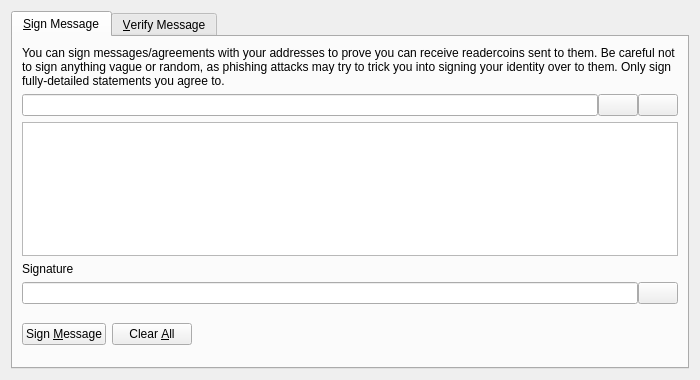
<?xml version="1.0" encoding="UTF-8"?>
<ui version="4.0">
 <class>SignVerifyMessageDialog</class>
 <widget class="QDialog" name="SignVerifyMessageDialog">
  <property name="geometry">
   <rect>
    <x>0</x>
    <y>0</y>
    <width>700</width>
    <height>380</height>
   </rect>
  </property>
  <property name="windowTitle">
   <string>Signatures - Sign / Verify a Message</string>
  </property>
  <property name="modal">
   <bool>true</bool>
  </property>
  <layout class="QVBoxLayout" name="verticalLayout">
   <item>
    <widget class="QTabWidget" name="tabWidget">
     <property name="currentIndex">
      <number>0</number>
     </property>
     <widget class="QWidget" name="tabSignMessage">
      <attribute name="title">
       <string>&amp;Sign Message</string>
      </attribute>
      <layout class="QVBoxLayout" name="verticalLayout_SM">
       <item>
        <widget class="QLabel" name="infoLabel_SM">
         <property name="text">
          <string>You can sign messages/agreements with your addresses to prove you can receive readercoins sent to them. Be careful not to sign anything vague or random, as phishing attacks may try to trick you into signing your identity over to them. Only sign fully-detailed statements you agree to.</string>
         </property>
         <property name="textFormat">
          <enum>Qt::PlainText</enum>
         </property>
         <property name="wordWrap">
          <bool>true</bool>
         </property>
        </widget>
       </item>
       <item>
        <layout class="QHBoxLayout" name="horizontalLayout_1_SM">
         <property name="spacing">
          <number>0</number>
         </property>
         <item>
          <widget class="QValidatedLineEdit" name="addressIn_SM">
           <property name="toolTip">
            <string>The Readercoin address to sign the message with</string>
           </property>
          </widget>
         </item>
         <item>
          <widget class="QPushButton" name="addressBookButton_SM">
           <property name="toolTip">
            <string>Choose previously used address</string>
           </property>
           <property name="text">
            <string/>
           </property>
           <property name="icon">
            <iconset resource="../readercoin.qrc">
             <normaloff>:/icons/address-book</normaloff>:/icons/address-book</iconset>
           </property>
           <property name="shortcut">
            <string>Alt+A</string>
           </property>
           <property name="autoDefault">
            <bool>false</bool>
           </property>
          </widget>
         </item>
         <item>
          <widget class="QPushButton" name="pasteButton_SM">
           <property name="toolTip">
            <string>Paste address from clipboard</string>
           </property>
           <property name="text">
            <string/>
           </property>
           <property name="icon">
            <iconset resource="../readercoin.qrc">
             <normaloff>:/icons/editpaste</normaloff>:/icons/editpaste</iconset>
           </property>
           <property name="shortcut">
            <string>Alt+P</string>
           </property>
           <property name="autoDefault">
            <bool>false</bool>
           </property>
          </widget>
         </item>
        </layout>
       </item>
       <item>
        <widget class="QPlainTextEdit" name="messageIn_SM">
         <property name="toolTip">
          <string>Enter the message you want to sign here</string>
         </property>
        </widget>
       </item>
       <item>
        <widget class="QLabel" name="signatureLabel_SM">
         <property name="text">
          <string>Signature</string>
         </property>
         <property name="textFormat">
          <enum>Qt::PlainText</enum>
         </property>
        </widget>
       </item>
       <item>
        <layout class="QHBoxLayout" name="horizontalLayout_2_SM">
         <property name="spacing">
          <number>0</number>
         </property>
         <item>
          <widget class="QLineEdit" name="signatureOut_SM">
           <property name="font">
            <font>
             <italic>true</italic>
            </font>
           </property>
           <property name="readOnly">
            <bool>true</bool>
           </property>
          </widget>
         </item>
         <item>
          <widget class="QPushButton" name="copySignatureButton_SM">
           <property name="toolTip">
            <string>Copy the current signature to the system clipboard</string>
           </property>
           <property name="text">
            <string/>
           </property>
           <property name="icon">
            <iconset resource="../readercoin.qrc">
             <normaloff>:/icons/editcopy</normaloff>:/icons/editcopy</iconset>
           </property>
           <property name="autoDefault">
            <bool>false</bool>
           </property>
          </widget>
         </item>
        </layout>
       </item>
       <item>
        <layout class="QHBoxLayout" name="horizontalLayout_3_SM">
         <item>
          <widget class="QPushButton" name="signMessageButton_SM">
           <property name="toolTip">
            <string>Sign the message to prove you own this Readercoin address</string>
           </property>
           <property name="text">
            <string>Sign &amp;Message</string>
           </property>
           <property name="icon">
            <iconset resource="../readercoin.qrc">
             <normaloff>:/icons/edit</normaloff>:/icons/edit</iconset>
           </property>
           <property name="autoDefault">
            <bool>false</bool>
           </property>
          </widget>
         </item>
         <item>
          <widget class="QPushButton" name="clearButton_SM">
           <property name="toolTip">
            <string>Reset all sign message fields</string>
           </property>
           <property name="text">
            <string>Clear &amp;All</string>
           </property>
           <property name="icon">
            <iconset resource="../readercoin.qrc">
             <normaloff>:/icons/remove</normaloff>:/icons/remove</iconset>
           </property>
           <property name="autoDefault">
            <bool>false</bool>
           </property>
          </widget>
         </item>
         <item>
          <spacer name="horizontalSpacer_1_SM">
           <property name="orientation">
            <enum>Qt::Horizontal</enum>
           </property>
           <property name="sizeHint" stdset="0">
            <size>
             <width>40</width>
             <height>48</height>
            </size>
           </property>
          </spacer>
         </item>
         <item>
          <widget class="QLabel" name="statusLabel_SM">
           <property name="font">
            <font>
             <weight>75</weight>
             <bold>true</bold>
            </font>
           </property>
           <property name="text">
            <string/>
           </property>
           <property name="wordWrap">
            <bool>true</bool>
           </property>
          </widget>
         </item>
         <item>
          <spacer name="horizontalSpacer_2_SM">
           <property name="orientation">
            <enum>Qt::Horizontal</enum>
           </property>
           <property name="sizeHint" stdset="0">
            <size>
             <width>40</width>
             <height>48</height>
            </size>
           </property>
          </spacer>
         </item>
        </layout>
       </item>
      </layout>
     </widget>
     <widget class="QWidget" name="tabVerifyMessage">
      <attribute name="title">
       <string>&amp;Verify Message</string>
      </attribute>
      <layout class="QVBoxLayout" name="verticalLayout_VM">
       <item>
        <widget class="QLabel" name="infoLabel_VM">
         <property name="text">
          <string>Enter the receiver's address, message (ensure you copy line breaks, spaces, tabs, etc. exactly) and signature below to verify the message. Be careful not to read more into the signature than what is in the signed message itself, to avoid being tricked by a man-in-the-middle attack. Note that this only proves the signing party receives with the address, it cannot prove sendership of any transaction!</string>
         </property>
         <property name="textFormat">
          <enum>Qt::PlainText</enum>
         </property>
         <property name="alignment">
          <set>Qt::AlignLeading|Qt::AlignLeft|Qt::AlignTop</set>
         </property>
         <property name="wordWrap">
          <bool>true</bool>
         </property>
        </widget>
       </item>
       <item>
        <layout class="QHBoxLayout" name="horizontalLayout_1_VM">
         <property name="spacing">
          <number>0</number>
         </property>
         <item>
          <widget class="QValidatedLineEdit" name="addressIn_VM">
           <property name="toolTip">
            <string>The Readercoin address the message was signed with</string>
           </property>
          </widget>
         </item>
         <item>
          <widget class="QPushButton" name="addressBookButton_VM">
           <property name="toolTip">
            <string>Choose previously used address</string>
           </property>
           <property name="text">
            <string/>
           </property>
           <property name="icon">
            <iconset resource="../readercoin.qrc">
             <normaloff>:/icons/address-book</normaloff>:/icons/address-book</iconset>
           </property>
           <property name="shortcut">
            <string>Alt+A</string>
           </property>
           <property name="autoDefault">
            <bool>false</bool>
           </property>
          </widget>
         </item>
        </layout>
       </item>
       <item>
        <widget class="QPlainTextEdit" name="messageIn_VM"/>
       </item>
       <item>
        <widget class="QValidatedLineEdit" name="signatureIn_VM"/>
       </item>
       <item>
        <layout class="QHBoxLayout" name="horizontalLayout_2_VM">
         <item>
          <widget class="QPushButton" name="verifyMessageButton_VM">
           <property name="toolTip">
            <string>Verify the message to ensure it was signed with the specified Readercoin address</string>
           </property>
           <property name="text">
            <string>Verify &amp;Message</string>
           </property>
           <property name="icon">
            <iconset resource="../readercoin.qrc">
             <normaloff>:/icons/transaction_0</normaloff>:/icons/transaction_0</iconset>
           </property>
           <property name="autoDefault">
            <bool>false</bool>
           </property>
          </widget>
         </item>
         <item>
          <widget class="QPushButton" name="clearButton_VM">
           <property name="toolTip">
            <string>Reset all verify message fields</string>
           </property>
           <property name="text">
            <string>Clear &amp;All</string>
           </property>
           <property name="icon">
            <iconset resource="../readercoin.qrc">
             <normaloff>:/icons/remove</normaloff>:/icons/remove</iconset>
           </property>
           <property name="autoDefault">
            <bool>false</bool>
           </property>
          </widget>
         </item>
         <item>
          <spacer name="horizontalSpacer_1_VM">
           <property name="orientation">
            <enum>Qt::Horizontal</enum>
           </property>
           <property name="sizeHint" stdset="0">
            <size>
             <width>40</width>
             <height>48</height>
            </size>
           </property>
          </spacer>
         </item>
         <item>
          <widget class="QLabel" name="statusLabel_VM">
           <property name="font">
            <font>
             <weight>75</weight>
             <bold>true</bold>
            </font>
           </property>
           <property name="text">
            <string/>
           </property>
           <property name="wordWrap">
            <bool>true</bool>
           </property>
          </widget>
         </item>
         <item>
          <spacer name="horizontalSpacer_2_VM">
           <property name="orientation">
            <enum>Qt::Horizontal</enum>
           </property>
           <property name="sizeHint" stdset="0">
            <size>
             <width>40</width>
             <height>48</height>
            </size>
           </property>
          </spacer>
         </item>
        </layout>
       </item>
      </layout>
     </widget>
    </widget>
   </item>
  </layout>
 </widget>
 <customwidgets>
  <customwidget>
   <class>QValidatedLineEdit</class>
   <extends>QLineEdit</extends>
   <header>qvalidatedlineedit.h</header>
  </customwidget>
 </customwidgets>
 <resources>
  <include location="../readercoin.qrc"/>
 </resources>
 <connections/>
</ui>
